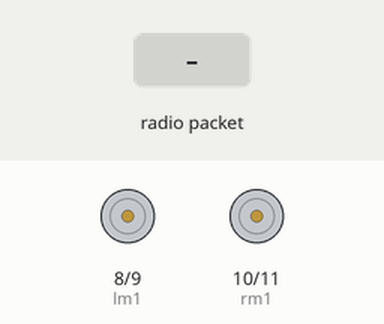
Bench run of a sketch on a simulated Arduino Uno, built with avr-gcc and run on an emulated ATmega328P. Parts: motor-driver pin pairs drawn as motors (green arrow = first pin HIGH = forward, orange = second pin HIGH = backward, longer = more drive). Inputs (shaded band) come from the test bench. No radio packets arrive unless stated.

Above: at 1.2 s.
1.3 s: radio packet "F" arrives
At 2.4 s:
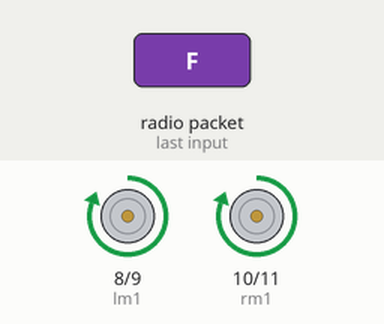
2.8 s: radio packet "B" arrives
At 3.6 s:
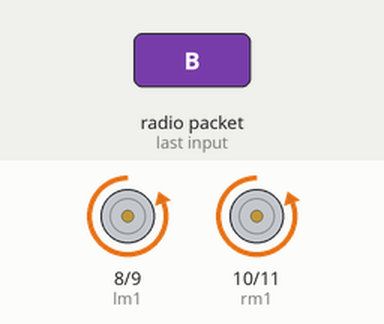
4.3 s: radio packet "L" arrives
At 4.7 s:
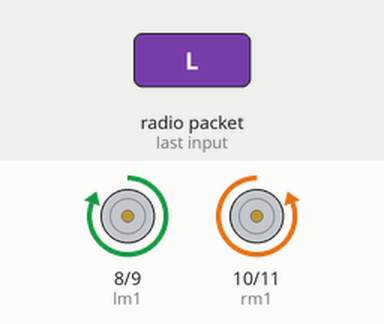
5.8 s: radio packet "R" arrives
At 7.0 s:
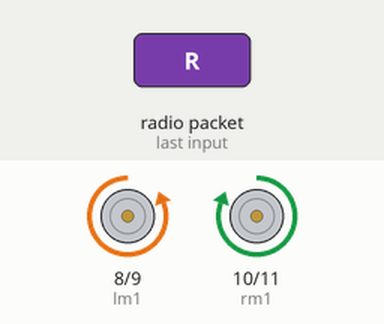
7.3 s: radio packet "S" arrives
At 8.2 s:
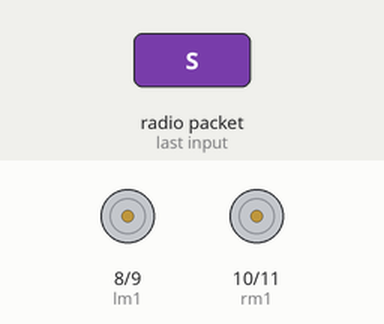
Timing chart, 0 to 9.8 s (numbered marks = the images above; inputs shaded):
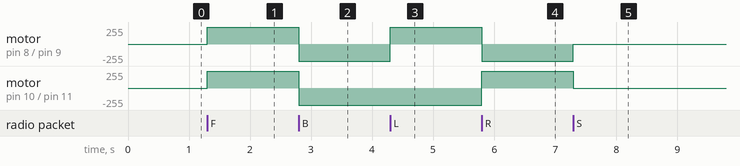

The sketch:

Gesture_controled_Robot__car_unit_.ino
```cpp
//for Gesture controled Robotic Car

#include <VirtualWire.h>


int lm1 = 8; //left motor output 1
int lm2 = 9; //left motor output 2
int rm1 = 10; //right motor output 1
int rm2 = 11; //right motor output 2

char d = 0;

void setup() {
  vw_set_rx_pin(12);
  vw_setup(2000);

  pinMode(lm1, OUTPUT);
  pinMode(lm2, OUTPUT);
  pinMode(rm1, OUTPUT);
  pinMode(rm2, OUTPUT);
  Serial.begin(38400);
  vw_rx_start();

  sTOP();
}
void loop() {
  uint8_t buf[VW_MAX_MESSAGE_LEN];
  uint8_t buflen = VW_MAX_MESSAGE_LEN;

  if (vw_get_message(buf, & buflen)) {

    d = buf[0];

    if (d == 'F') {
      ForWard();
    }
    if (d == 'B') {
      BackWard();
    }

    if (d == 'L') {
            Right();

    }
    if (d == 'R') {
      Left();
    }
    if (d == 'S') {
      sTOP();
    }

  }

}

void ForWard() {
  digitalWrite(lm1, HIGH);
  digitalWrite(lm2, LOW);
  digitalWrite(rm1, HIGH);
  digitalWrite(rm2, LOW);
}
void BackWard() {
  digitalWrite(lm1, LOW);
  digitalWrite(lm2, HIGH);
  digitalWrite(rm1, LOW);
  digitalWrite(rm2, HIGH);
}
void Left() {
  digitalWrite(lm1, LOW);
  digitalWrite(lm2, HIGH);

  digitalWrite(rm1, HIGH);
  digitalWrite(rm2, LOW);
}
void Right() {
  digitalWrite(lm1, HIGH);
  digitalWrite(lm2, LOW);
  digitalWrite(rm1, LOW);
  digitalWrite(rm2, HIGH);
}

void sTOP() {
  digitalWrite(lm1, LOW);
  digitalWrite(lm2, LOW);
  digitalWrite(rm1, LOW);
  digitalWrite(rm2, LOW);
}
```

Measured:
- after the input at 1.3 s, motor on pin 8 (lm1) / pin 9 (lm2), motor on pin 10 (rm1) / pin 11 (rm2): stopped → forward 255/255 at once
- after the input at 2.8 s, motor on pin 8 (lm1) / pin 9 (lm2), motor on pin 10 (rm1) / pin 11 (rm2): forward 255/255 → backward 255/255 at once
- after the input at 4.3 s, motor on pin 8 (lm1) / pin 9 (lm2): backward 255/255 → forward 255/255 at once
- after the input at 5.8 s, motor on pin 8 (lm1) / pin 9 (lm2): forward 255/255 → backward 255/255 at once; motor on pin 10 (rm1) / pin 11 (rm2): backward 255/255 → forward 255/255 at once
- after the input at 7.3 s, motor on pin 8 (lm1) / pin 9 (lm2): backward 255/255 → stopped at once; motor on pin 10 (rm1) / pin 11 (rm2): forward 255/255 → stopped at once
